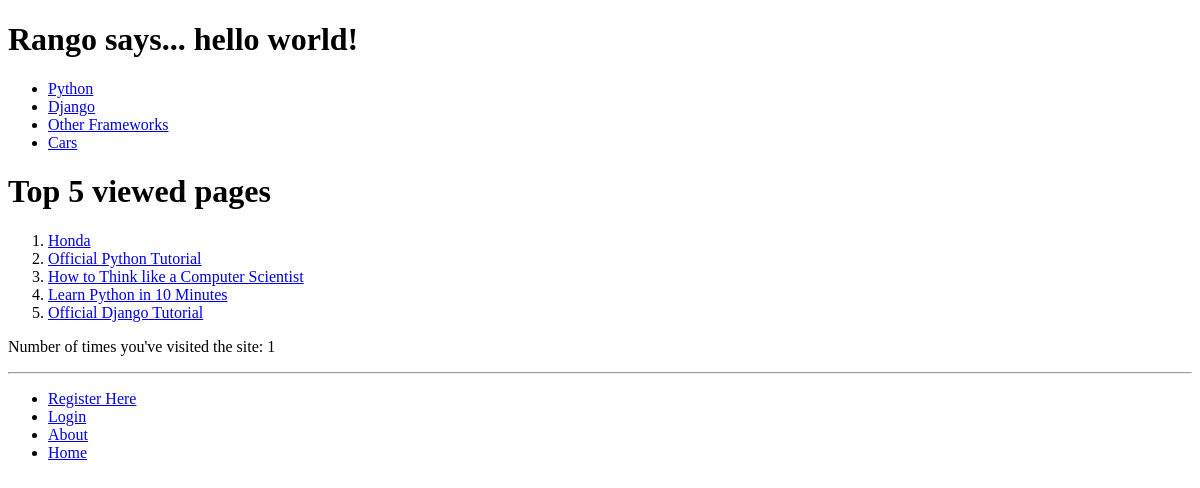
The app's page /, older data.
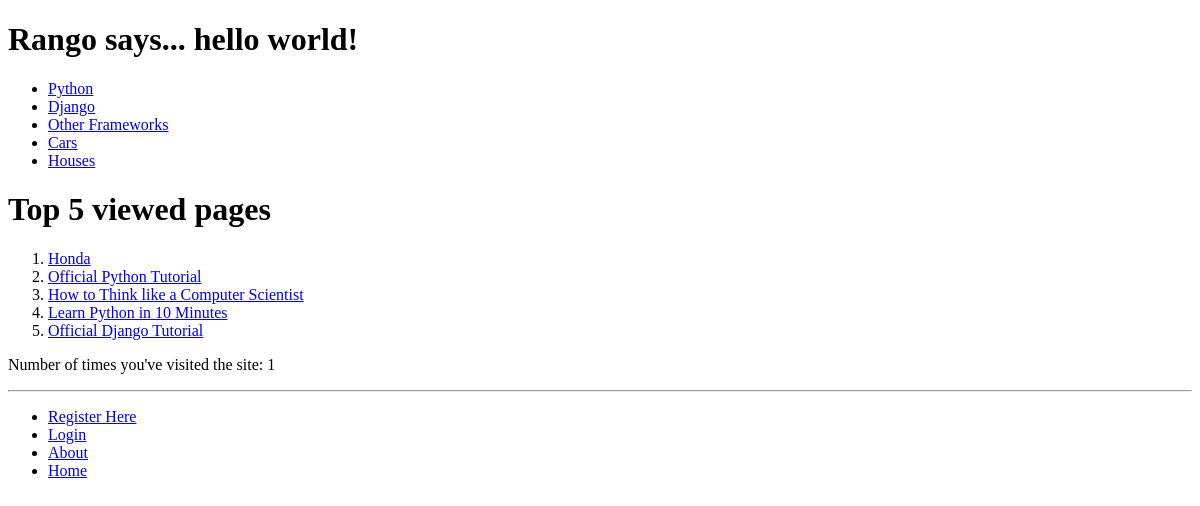
The same page, newer data.
### rango/models.py (models this page shows, shortened)
class Category(models.Model):
    name = models.CharField(max_length=128, unique=True)
    views = models.IntegerField(default=0)
    likes = models.IntegerField(default=0)
    slug = models.SlugField(unique=True)

class Page(models.Model):
    category = models.ForeignKey(Category)
    title = models.CharField(max_length=128)
    url = models.URLField()
    views = models.IntegerField(default=0)

### rango/views.py (the view)
# urls.py: url(r'^$', views.index, name='index'),
def index(request):
    category_list = Category.objects.order_by('-likes')[:5]
    context_dict = {'categories': category_list}
    pages = Page.objects.order_by('-views')[:5]
    context_dict['top_pages'] = pages
    visits = request.session.get('visits')
    if not visits:
        visits = 1
    reset_last_visit_time = False
    last_visit = request.session.get('last_visit')
    if last_visit:
        last_visit_time = datetime.strptime(last_visit[:-7], '%Y-%m-%d %H:%M:%S')
        if (datetime.now() - last_visit_time).days > 0:
            visits += 1
            reset_last_visit_time = True
    else:
        reset_last_visit_time = True
    if reset_last_visit_time:
        request.session['last_visit'] = str(datetime.now())
        request.session['visits'] = visits
    context_dict['visits'] = visits
    response = render(request, 'rango/index.html', context_dict)
    return response

### templates/rango/index.html
<!DOCTYPE html>
{% extends 'rango/base.html' %}
{% load staticfiles %}
{% block body_block %}
	{% if user.is_authenticated %}
        <h1>Rango says... hello {{ user.username }}!</h1>
        {% else %}
        <h1>Rango says... hello world!</h1>
        {% endif %}
		{% if categories %}
			<ul>
				{% for category in categories %}
                <li><a href="{% url 'category' category.slug %}">{{category.name }}
				</a></li>
				{% endfor %}
			</ul>
		{% else %}
			<strong>There are no categories present.</strong>
		{% endif %}
		<h1>Top 5 viewed pages</h1>
		{% if top_pages %}
			<ol>
				{% for page in top_pages %}
					<li><a href="{{ page.url }}">{{ page.title }}</a></li>
				{% endfor %}
			</ol>
		{% else %}
			<strong>Error retrieving top 5 pages</strong>
		{% endif %}
        <p> Number of times you've visited the site: {{ visits }}</p>
{% endblock %}

### templates/rango/base.html (shortened to what this page needs)
<!DOCTYPE html>
<html>
    <head>
    </head>
    <body>
        <div>
            {% block body_block %}{% endblock %}
        </div>
        <hr />
        <div>
            <ul>
                {% if user.is_authenticated %}
                    <li><a href="{% url 'restricted' %}">Restricted Page</a></li>
                    <li><a href="{% url 'auth_logout' %}?next=/rango/">Logout</a></li>
                    <li><a href="{% url 'add_category' %}">Add a New Category</a></li>
                {% else %}
                    <li><a href="{% url 'registration_register' %}">Register Here</a></li>
                    <li><a href="{% url 'auth_login' %}">Login</a></li>
                {% endif %}
                <li><a href="{% url 'about' %}">About</a></li>
                <li><a href="{% url 'index' %}">Home</a></li><br /><br />
            </ul>
        </div>
    </body>
</html>

Row changes from the older to the newer data that the page shows:
added Category: name "Houses"
